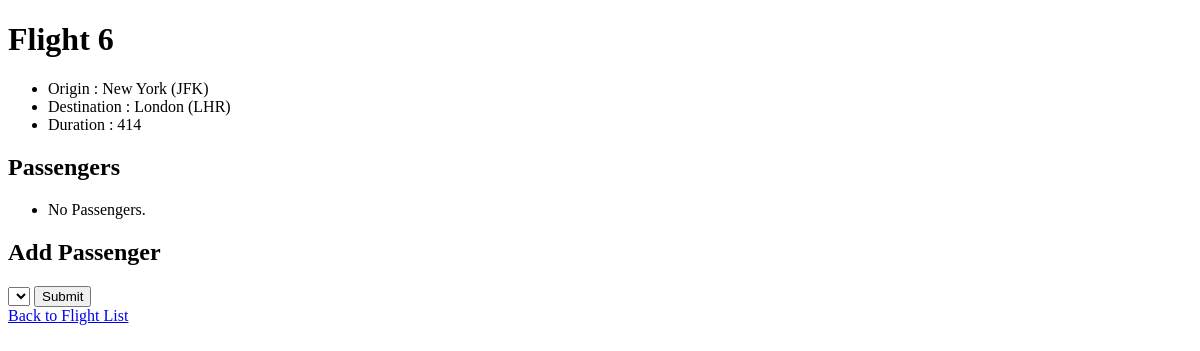
Before: /flights/6 with the older database file.
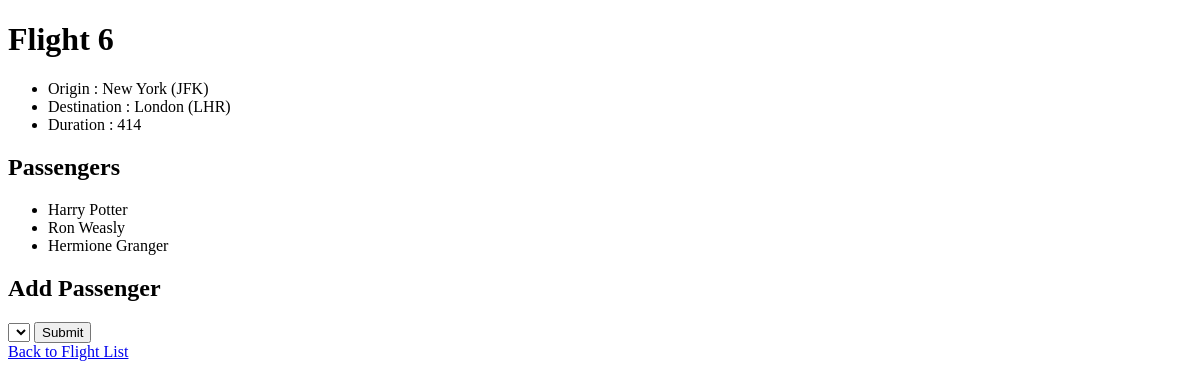
After: the same page with the newer database file.
### flights/models.py (models this page shows)
class Passenger(models.Model):
    first = models.CharField(max_length=64)
    last = models.CharField(max_length=64)
    flights = models.ManyToManyField(Flight, blank=True, related_name="passengers")
    def __str__(self):
        return f"{self.first} {self.last}"

### flights/views.py (the view)
# urls.py: path("<int:flight_id>",views.flight, name="flight"),
def flight(request,flight_id):
    flight = Flight.objects.get(id=flight_id)
    passengers = flight.passengers.all()
    non_passengers = Passenger.objects.exclude(flights=flight).all()
    return render(request,"flights/flight.html",{
        "flight" : flight,
        "passengers" : passengers,
        "non_passengers" : non_passengers,
    })

### flights/models.py (called while the page is built)
    def __str__(self):
        return f"{self.city} ({self.code})"

### flights/Templates/flights/flight.html (shortened to what this page needs)
{% extends "flights/layout.html" %}
{% block body%}
    <h1>Flight {{flight.id}} </h1>
    <ul>
        <li>Origin : {{flight.origin}}</li>
        <li>Destination : {{flight.destination}}</li>
        <li>Duration : {{flight.duration}}</li>
    </ul>
    <h2>Passengers</h2>
    <ul>
        {% for passenger in passengers%}
            <li>{{passenger}}</li>
        {% empty %}
            <li>No Passengers.</li>
        {% endfor%}
    </ul>
    <h2>Add Passenger</h2>
    <form action="{% url 'book' flight.id %}" method="POST">
        <select name="passenger" id="">
        </select>
        <input type="submit">
    </form>
    <a href="{% url 'index' %}">Back to Flight List </a>
{% endblock %}

Changed rows visible on the page:
added Passenger: first+last "Harry Potter"
added Passenger: first+last "Ron Weasly"
added Passenger: first+last "Hermione Granger"
Other visible differences:
text no longer shown: "No Passengers."
